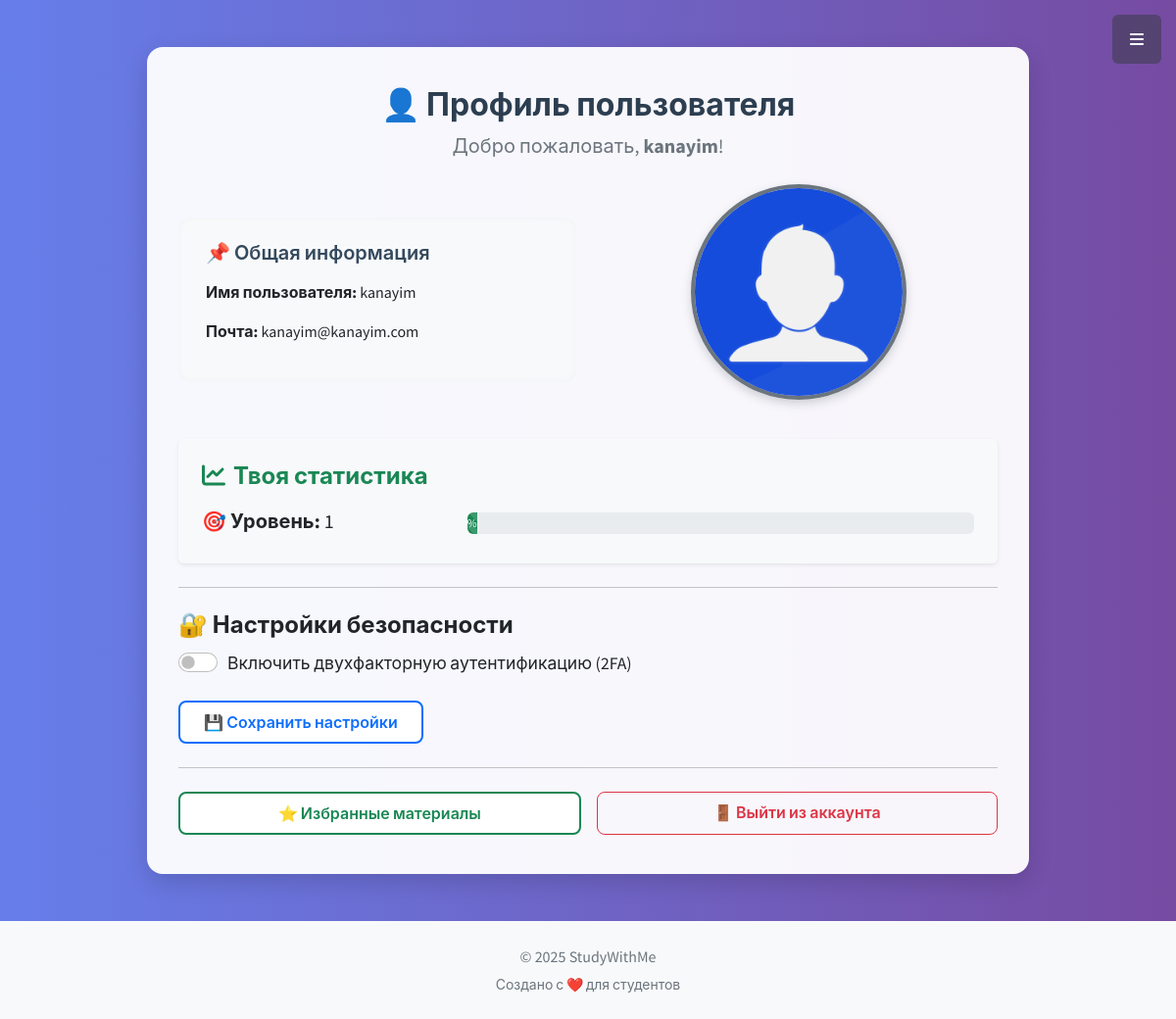
The app's page /profile/ (signed in) with its own data.
### user/models.py (models this page shows, shortened)
class MyUser(AbstractBaseUser, PermissionsMixin):
    username = models.CharField(max_length=30, verbose_name='Имя пользователя')
    email = models.EmailField(unique=True, verbose_name='Почта')
    avatar = models.ImageField(upload_to='user_avatar/', null=True, blank=True, verbose_name='Аватарка')
    role = models.CharField(
        max_length=20,
        choices=UserRoleEnum.choices,
        default=UserRoleEnum.STUDENT,
        verbose_name='Роль'
    )
    created_at = models.DateTimeField(auto_now_add=True)
    is_admin = models.BooleanField(default=False)
    is_2fa_enabled = models.BooleanField(default=False)
    is_active = models.BooleanField(default=True)
    is_staff = models.BooleanField(default=False)
    is_superuser = models.BooleanField(default=False)
    objects = MyUserManager()
    USERNAME_FIELD = 'email'
    REQUIRED_FIELDS = ['username']
    @property
    def is_staff(self):
        """Is the user a member of staff?"""
        return self.is_admin
    class Meta:
        verbose_name = 'Пользователь'
        verbose_name_plural = 'Пользователи'

class UserProfile(models.Model):
    user = models.OneToOneField(MyUser, on_delete=models.CASCADE, related_name='profile')
    level = models.PositiveIntegerField(default=1)
    class Meta:
        verbose_name = 'Профиль пользователя'
        verbose_name_plural = 'Профили пользователей'

### user/views.py (the view)
# urls.py: path('profile/', views.user_profile, name='profile'),
@login_required(login_url='user_login')
def user_profile(request):
    current_user = request.user
    if request.method == 'POST':
        is_2fa_enabled = 'is_2fa_enabled' in request.POST
        user = MyUser.objects.get(id=request.user.id)
        user.is_2fa_enabled = is_2fa_enabled
        user.save()
    return render(request, 'authentication/user_profile.html', {'user': current_user})

### user/templates/authentication/user_profile.html (shortened to what this page needs)
{% extends 'base.html' %}
{% load static %}
{% block content %}
<div class="container mt-5 mb-5">
  <div class="profile-card mx-auto" style="max-width: 900px;">
    <div class="text-center mb-4">
      <h2>👤 Профиль пользователя</h2>
      <p class="text-muted fs-5">Добро пожаловать, <strong>{{ user.username }}</strong>!</p>
    </div>
    <div class="row g-4 mb-4 align-items-center">
      <div class="col-md-6">
        <div class="info-block">
          <h5>📌 Общая информация</h5>
          <p><strong>Имя пользователя:</strong> {{ user.username }}</p>
          <p><strong>Почта:</strong> {{ user.email }}</p>
        </div>
      </div>
      <div class="col-md-6 text-center">
        {% if user.avatar %}
          <img src="{{ user.avatar.url }}" alt="Аватар" class="avatar-img mb-3">
        {% else %}
          <img src="{% static 'assets/img/unnamed.png' %}" alt="Аватар по умолчанию" class="avatar-img mb-3" style="border-color: #6c757d; box-shadow: 0 4px 10px rgba(108,117,125,0.3);">
        {% endif %}
      </div>
    </div>
   <div class="row g-4 mb-4">
  <div class="col-md-12">
    <div class="info-block p-4 rounded shadow-sm bg-light text-dark">
      <h4 class="mb-3 text-success fw-bold"><i class="fas fa-chart-line me-2"></i>Твоя статистика</h4>
      {% if user.profile %}
        <div class="row align-items-center">
          <div class="col-md-4 text-md-start text-center mb-3 mb-md-0">
            <p class="mb-1 fs-5"><strong>🎯 Уровень:</strong> {{ user.profile.level }}</p>
          </div>
          <div class="col-md-8">
            <div class="progress" style="height: 22px;">
              <div class="progress-bar bg-success progress-bar-striped progress-bar-animated"
                   role="progressbar"
                   style="width: {{ progress_percent }}%;"
                   aria-valuenow="{{ progress_percent }}"
                   aria-valuemin="0"
                   aria-valuemax="100">
                {{ progress_percent }}%
              </div>
            </div>
          </div>
        </div>
      {% else %}
        <p><strong>Уровень:</strong> Нет данных</p>
      {% endif %}
    </div>
  </div>
</div>
    <hr class="my-4">
    <div class="mb-4">
      <h4>🔐 Настройки безопасности</h4>
      <form method="post" class="d-flex flex-column align-items-start">
        <div class="form-check form-switch fs-5 mb-3">
          <input class="form-check-input" type="checkbox" name="is_2fa_enabled" id="2faSwitch" {% if user.is_2fa_enabled %}checked{% endif %}>
          <label class="form-check-label" for="2faSwitch">
            Включить двухфакторную аутентификацию (2FA)
          </label>
        </div>
        <button type="submit" class="btn btn-save mt-2">💾 Сохранить настройки</button>
      </form>
    </div>
    <hr class="my-4">
    <div class="d-flex flex-column flex-md-row justify-content-between gap-3 mt-4">
      <a href="{% url 'favorite_materials' %}" class="btn btn-favorites w-100 w-md-auto text-center">
        ⭐ Избранные материалы
      </a>
      <a href="{% url 'user_logout' %}" class="btn btn-outline-danger btn-logout w-100 w-md-auto text-center">
        🚪 Выйти из аккаунта
      </a>
    </div>
  </div>
</div>
{% endblock %}

### main/templates/base.html (style rules this page uses)
html, body { height: 100%; margin: 0; }
body { display: flex; flex-direction: column; min-height: 100vh; }

### user/templates/authentication/user_profile.html (style rules this page uses)
body { background: linear-gradient(to right, #667eea, #764ba2); background-attachment: fixed; min-height: 100vh; }
body::before { content: ""; position: fixed; top: 0; left: 0; right: 0; bottom: 0; background: transparent; z-index: -1; }
.profile-card { background: rgba(255, 255, 255, 0.95); border-radius: 1rem; box-shadow: 0 0.5rem 1.5rem rgba(0,0,0,0.15); padding: 2.5rem 2rem; }
.profile-card h2 { font-weight: 700; color: #2c3e50; }
.profile-card h5 { font-weight: 600; color: #34495e; margin-bottom: 1rem; }
.avatar-img { width: 220px; height: 220px; object-fit: cover; border-radius: 50%; border: 4px solid #0d6efd; box-shadow: 0 4px 10px rgba(13,110,253,0.3); transition: transform 0.3s ease; }
.info-block { background: #f8f9fa; border-radius: 0.75rem; padding: 1.5rem 1.75rem; height: 100%; box-shadow: inset 0 0 8px rgba(0,0,0,0.03); }
.btn-save { color: #0d6efd; background-color: #fff; border: 2px solid #0d6efd; font-weight: 600; padding: 0.5rem 1.5rem; border-radius: 0.5rem; transition: all 0.3s ease; }
.btn-favorites { color: #198754; background-color: #fff; border: 2px solid #198754; font-weight: 600; border-radius: 0.5rem; padding: 0.5rem 1.5rem; transition: all 0.3s ease; }
.btn-logout { font-weight: 600; border-radius: 0.5rem; padding: 0.5rem 1.5rem; transition: all 0.3s ease; }
.form-check-label { font-size: 1.1rem; cursor: pointer; }

### records on screen
MyUser: username "kanayim", email "kanayim@kanayim.com", profile.level "1"
